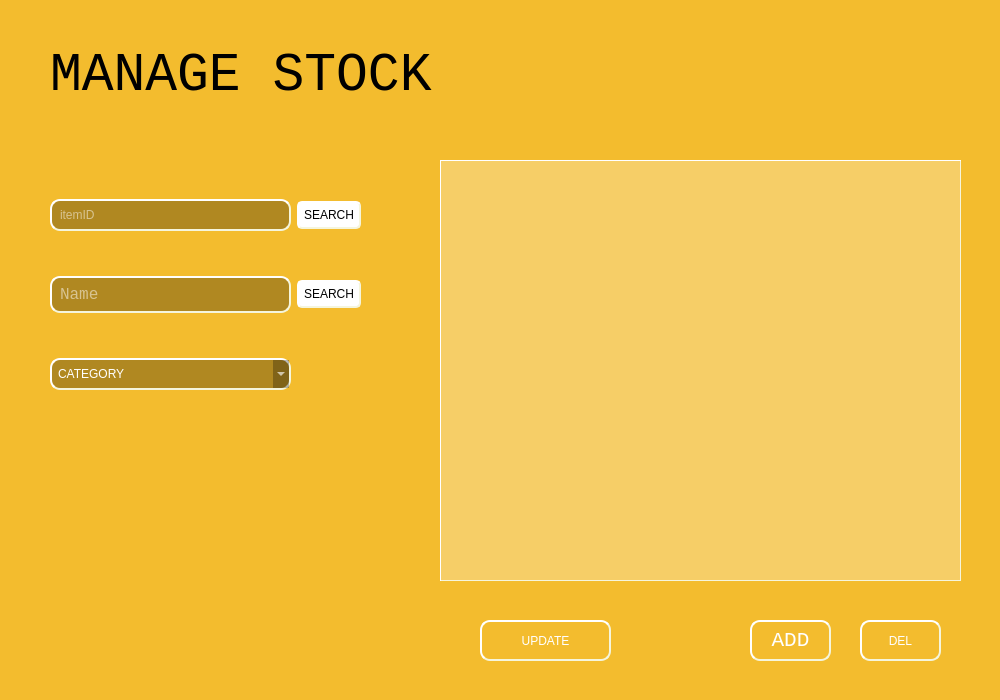
<?xml version="1.0" encoding="UTF-8"?>
<ui version="4.0">
 <class>ManageStock</class>
 <widget class="QDialog" name="ManageStock">
  <property name="geometry">
   <rect>
    <x>0</x>
    <y>0</y>
    <width>1000</width>
    <height>700</height>
   </rect>
  </property>
  <property name="windowTitle">
   <string>Dialog</string>
  </property>
  <property name="styleSheet">
   <string notr="true">background-color: rgb(243, 188, 46);</string>
  </property>
  <widget class="QLabel" name="label">
   <property name="geometry">
    <rect>
     <x>50</x>
     <y>30</y>
     <width>411</width>
     <height>91</height>
    </rect>
   </property>
   <property name="font">
    <font>
     <family>Consolas</family>
     <pointsize>40</pointsize>
     <weight>50</weight>
     <italic>false</italic>
     <bold>false</bold>
    </font>
   </property>
   <property name="styleSheet">
    <string notr="true">font: 40pt &quot;Consolas&quot;;
</string>
   </property>
   <property name="text">
    <string>MANAGE STOCK</string>
   </property>
  </widget>
  <widget class="QLabel" name="label_4">
   <property name="geometry">
    <rect>
     <x>20</x>
     <y>380</y>
     <width>51</width>
     <height>51</height>
    </rect>
   </property>
   <property name="text">
    <string/>
   </property>
  </widget>
  <widget class="QPushButton" name="addProduct">
   <property name="geometry">
    <rect>
     <x>750</x>
     <y>620</y>
     <width>81</width>
     <height>41</height>
    </rect>
   </property>
   <property name="font">
    <font>
     <family>Consolas</family>
     <pointsize>16</pointsize>
     <weight>9</weight>
     <italic>false</italic>
     <bold>false</bold>
    </font>
   </property>
   <property name="styleSheet">
    <string notr="true">border-style: outset;
font: 75 16pt &quot;Consolas&quot;;
color: white;
    border-width: 2px;
    border-radius: 10px;
    border-color: beige;
    padding: 6px;</string>
   </property>
   <property name="text">
    <string>ADD</string>
   </property>
  </widget>
  <widget class="QPushButton" name="update">
   <property name="geometry">
    <rect>
     <x>480</x>
     <y>620</y>
     <width>131</width>
     <height>41</height>
    </rect>
   </property>
   <property name="styleSheet">
    <string notr="true">border-style: outset;
font: 75 16pt &quot;Consolas&quot;;
color: white;
    border-width: 2px;
    border-radius: 10px;
    border-color: beige;
    padding: 6px;</string>
   </property>
   <property name="text">
    <string>UPDATE</string>
   </property>
  </widget>
  <widget class="QPushButton" name="del">
   <property name="geometry">
    <rect>
     <x>860</x>
     <y>620</y>
     <width>81</width>
     <height>41</height>
    </rect>
   </property>
   <property name="styleSheet">
    <string notr="true">border-style: outset;
font: 75 16pt &quot;Consolas&quot;;
color: white;
    border-width: 2px;
    border-radius: 10px;
    border-color: beige;
    padding: 6px;</string>
   </property>
   <property name="text">
    <string>DEL</string>
   </property>
  </widget>
  <widget class="QPushButton" name="back">
   <property name="geometry">
    <rect>
     <x>50</x>
     <y>620</y>
     <width>61</width>
     <height>41</height>
    </rect>
   </property>
   <property name="styleSheet">
    <string notr="true">border-image:url(./img/backarrow.png);</string>
   </property>
   <property name="text">
    <string/>
   </property>
   <property name="autoDefault">
    <bool>false</bool>
   </property>
   <property name="default">
    <bool>false</bool>
   </property>
   <property name="flat">
    <bool>true</bool>
   </property>
  </widget>
  <widget class="QTableWidget" name="tableWidget">
   <property name="geometry">
    <rect>
     <x>440</x>
     <y>160</y>
     <width>521</width>
     <height>421</height>
    </rect>
   </property>
   <property name="styleSheet">
    <string notr="true">    border-style: outset;
background-color: rgba(0, 0, 0, 70);
background-color: rgba(255, 255, 255, 70);
    border-width: 1px;
    border-color: beige;
font: 17pt &quot;Consolas&quot;;
color: black;
border-style: outset;
padding: 2pt;

</string>
   </property>
   <property name="dragDropOverwriteMode">
    <bool>true</bool>
   </property>
   <property name="selectionMode">
    <enum>QAbstractItemView::ExtendedSelection</enum>
   </property>
   <property name="showGrid">
    <bool>false</bool>
   </property>
   <property name="gridStyle">
    <enum>Qt::NoPen</enum>
   </property>
   <property name="wordWrap">
    <bool>false</bool>
   </property>
  </widget>
  <widget class="QWidget" name="gridLayoutWidget">
   <property name="geometry">
    <rect>
     <x>50</x>
     <y>160</y>
     <width>311</width>
     <height>271</height>
    </rect>
   </property>
   <layout class="QGridLayout" name="gridLayout" columnstretch="0,0">
    <item row="0" column="1">
     <widget class="QPushButton" name="search1">
      <property name="styleSheet">
       <string notr="true">background-color: white;
border-style: outset;
padding: 5px;
font: 10pt &quot;Consolas&quot;;
    border-width: 2px;
    border-radius: 5px;
    border-color: beige;
</string>
      </property>
      <property name="text">
       <string>SEARCH</string>
      </property>
     </widget>
    </item>
    <item row="1" column="0">
     <widget class="QLineEdit" name="searchNametext">
      <property name="font">
       <font>
        <family>Consolas</family>
        <pointsize>12</pointsize>
        <weight>50</weight>
        <italic>false</italic>
        <bold>false</bold>
       </font>
      </property>
      <property name="styleSheet">
       <string notr="true">    border-style: outset;
font: 12pt &quot;Consolas&quot;;
    border-width: 2px;
    border-radius: 10px;
    border-color: beige;
    min-width: 10em;
    padding: 6px;
color: white;
background-color: rgba(0, 0, 0, 70);
</string>
      </property>
      <property name="placeholderText">
       <string>Name</string>
      </property>
     </widget>
    </item>
    <item row="1" column="1">
     <widget class="QPushButton" name="search2">
      <property name="styleSheet">
       <string notr="true">background-color: white;
border-style: outset;
padding: 5px;
font: 10pt &quot;Consolas&quot;;
    border-width: 2px;
    border-radius: 5px;
    border-color: beige;
</string>
      </property>
      <property name="text">
       <string>SEARCH</string>
      </property>
     </widget>
    </item>
    <item row="0" column="0">
     <widget class="QLineEdit" name="searchIDtext">
      <property name="styleSheet">
       <string notr="true">    border-style: outset;
font: 12pt &quot;Consolas&quot;;
    border-width: 2px;
    border-radius: 10px;
    border-color: beige;
    min-width: 10em;
    padding: 6px;
color: white;
background-color: rgba(0, 0, 0, 70);
</string>
      </property>
      <property name="placeholderText">
       <string>itemID</string>
      </property>
     </widget>
    </item>
    <item row="2" column="0">
     <widget class="QComboBox" name="searchType">
      <property name="styleSheet">
       <string notr="true">    border-style: outset;
font: 12pt &quot;Consolas&quot;;
    border-width: 2px;
    border-radius: 10px;
    border-color: beige;
    min-width: 10em;
    padding: 6px;
color: white;
background-color: rgba(0, 0, 0, 70);
</string>
      </property>
      <property name="placeholderText">
       <string>CATEGORY</string>
      </property>
      <item>
       <property name="text">
        <string>ALL</string>
       </property>
      </item>
      <item>
       <property name="text">
        <string>FOOD</string>
       </property>
      </item>
      <item>
       <property name="text">
        <string>CLOTHES</string>
       </property>
      </item>
      <item>
       <property name="text">
        <string>HOME LIVING</string>
       </property>
      </item>
      <item>
       <property name="text">
        <string>ELECTRIC DEVICE</string>
       </property>
      </item>
     </widget>
    </item>
   </layout>
  </widget>
 </widget>
 <resources/>
 <connections/>
</ui>
